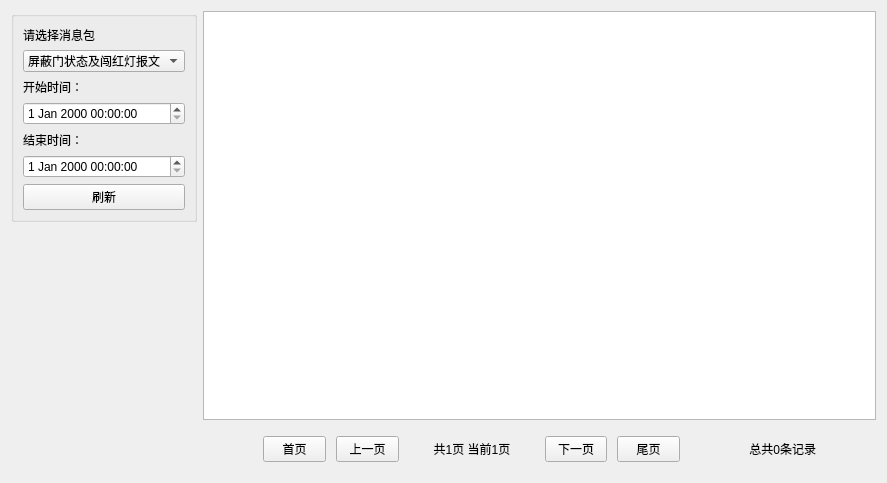
<?xml version="1.0" encoding="UTF-8"?>
<ui version="4.0">
 <class>CiMonitorVobc</class>
 <widget class="QWidget" name="CiMonitorVobc">
  <property name="geometry">
   <rect>
    <x>0</x>
    <y>0</y>
    <width>887</width>
    <height>483</height>
   </rect>
  </property>
  <property name="windowTitle">
   <string>Form</string>
  </property>
  <layout class="QHBoxLayout" name="horizontalLayout">
   <item>
    <layout class="QVBoxLayout" name="verticalLayout_2">
     <item>
      <widget class="QGroupBox" name="groupBox">
       <property name="title">
        <string/>
       </property>
       <layout class="QVBoxLayout" name="verticalLayout">
        <item>
         <widget class="QLabel" name="label">
          <property name="text">
           <string>请选择消息包</string>
          </property>
         </widget>
        </item>
        <item>
         <widget class="QComboBox" name="comboBox">
          <item>
           <property name="text">
            <string>屏蔽门状态及闯红灯报文</string>
           </property>
          </item>
         </widget>
        </item>
        <item>
         <widget class="QLabel" name="label_2">
          <property name="text">
           <string>开始时间：</string>
          </property>
         </widget>
        </item>
        <item>
         <widget class="QDateTimeEdit" name="startDateTime"/>
        </item>
        <item>
         <widget class="QLabel" name="label_3">
          <property name="text">
           <string>结束时间：</string>
          </property>
         </widget>
        </item>
        <item>
         <widget class="QDateTimeEdit" name="endDateTime"/>
        </item>
        <item>
         <widget class="QPushButton" name="monitorButton">
          <property name="text">
           <string>刷新</string>
          </property>
         </widget>
        </item>
       </layout>
      </widget>
     </item>
     <item>
      <spacer name="verticalSpacer">
       <property name="orientation">
        <enum>Qt::Vertical</enum>
       </property>
       <property name="sizeHint" stdset="0">
        <size>
         <width>20</width>
         <height>40</height>
        </size>
       </property>
      </spacer>
     </item>
    </layout>
   </item>
   <item>
    <layout class="QVBoxLayout" name="verticalLayout_3">
     <item>
      <widget class="QTableView" name="tableView"/>
     </item>
     <item>
      <layout class="QHBoxLayout" name="horizontalLayout_2" stretch="1,1,2,1,1,2">
       <property name="spacing">
        <number>10</number>
       </property>
       <property name="leftMargin">
        <number>60</number>
       </property>
       <property name="topMargin">
        <number>10</number>
       </property>
       <property name="rightMargin">
        <number>60</number>
       </property>
       <property name="bottomMargin">
        <number>10</number>
       </property>
       <item>
        <widget class="QPushButton" name="firstPageButton">
         <property name="minimumSize">
          <size>
           <width>50</width>
           <height>0</height>
          </size>
         </property>
         <property name="text">
          <string>首页</string>
         </property>
        </widget>
       </item>
       <item>
        <widget class="QPushButton" name="prevPage">
         <property name="minimumSize">
          <size>
           <width>50</width>
           <height>0</height>
          </size>
         </property>
         <property name="text">
          <string>上一页</string>
         </property>
        </widget>
       </item>
       <item>
        <widget class="QLabel" name="totalPage">
         <property name="text">
          <string>共1页 当前1页</string>
         </property>
         <property name="alignment">
          <set>Qt::AlignCenter</set>
         </property>
        </widget>
       </item>
       <item>
        <widget class="QPushButton" name="nextPage">
         <property name="minimumSize">
          <size>
           <width>50</width>
           <height>0</height>
          </size>
         </property>
         <property name="text">
          <string>下一页</string>
         </property>
        </widget>
       </item>
       <item>
        <widget class="QPushButton" name="lastPageButton">
         <property name="minimumSize">
          <size>
           <width>50</width>
           <height>0</height>
          </size>
         </property>
         <property name="text">
          <string>尾页</string>
         </property>
        </widget>
       </item>
       <item>
        <widget class="QLabel" name="totalRecordLabel">
         <property name="text">
          <string>总共0条记录</string>
         </property>
         <property name="alignment">
          <set>Qt::AlignRight|Qt::AlignTrailing|Qt::AlignVCenter</set>
         </property>
        </widget>
       </item>
      </layout>
     </item>
    </layout>
   </item>
  </layout>
 </widget>
 <resources/>
 <connections/>
</ui>
